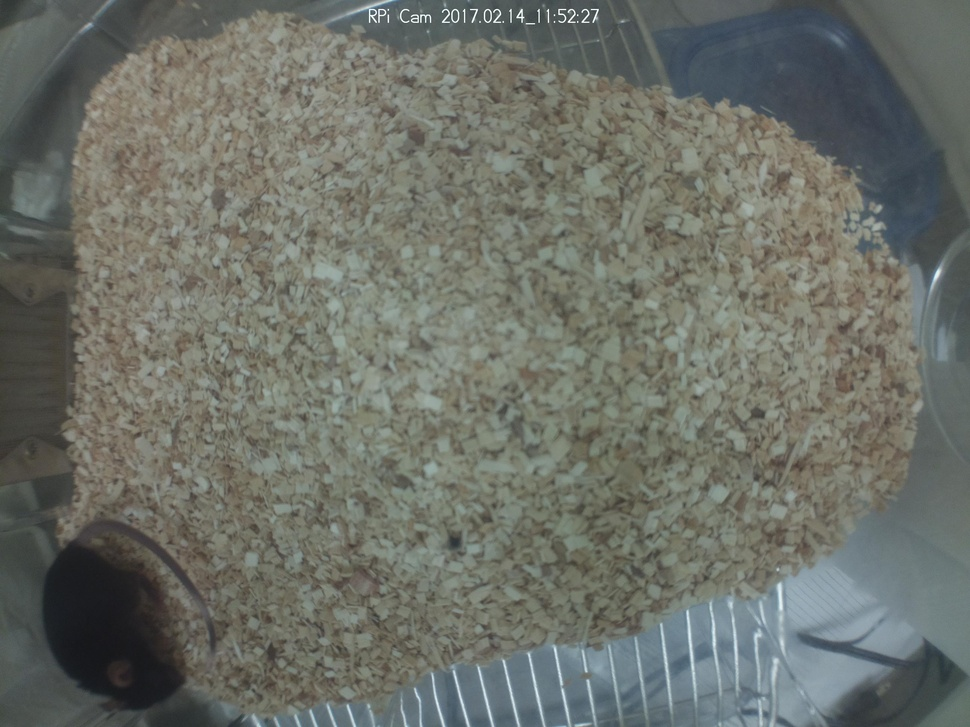
#> input picture Python code/track animal/mouse2.jpg, 970 x 727 px, shrunk from 2592 x 1944 before the run
$ python Test_TH.py   (older library calls are emulated)
#> lines starting #> are read from the running program, lines starting #| are printed output that depends on the picture; after the words box and inside, x2 and y2 are one past the last pixel; in counts of white or black regions, pixels touching at a corner belong together
# USAGE
# program to read a reference frame and check if the threshold value of the animal is correct for given conditions

import numpy as np
import cv2
import glob, os, sys, time, datetime


BGR_COLOR = {'red': (0,0,255),
        'green': (127,255,0),
        'blue': (255,127,0),
        'yellow': (0,127,255),
        'black': (0,0,0),
        'white': (255,255,255)}
threshanimal = 40
thresh_maxValue = 255
name = ""

# read a reference frame
frameGray = cv2.imread("mouse2.jpg")
#> frameGray is the input picture: shape (727, 970, 3); mean B, G, R 104.3, 112, 108.6
src = cv2.cvtColor(frameGray, cv2.COLOR_BGR2GRAY)

# invert binary
th, dst = cv2.threshold(src, threshanimal, thresh_maxValue, cv2.THRESH_BINARY_INV)
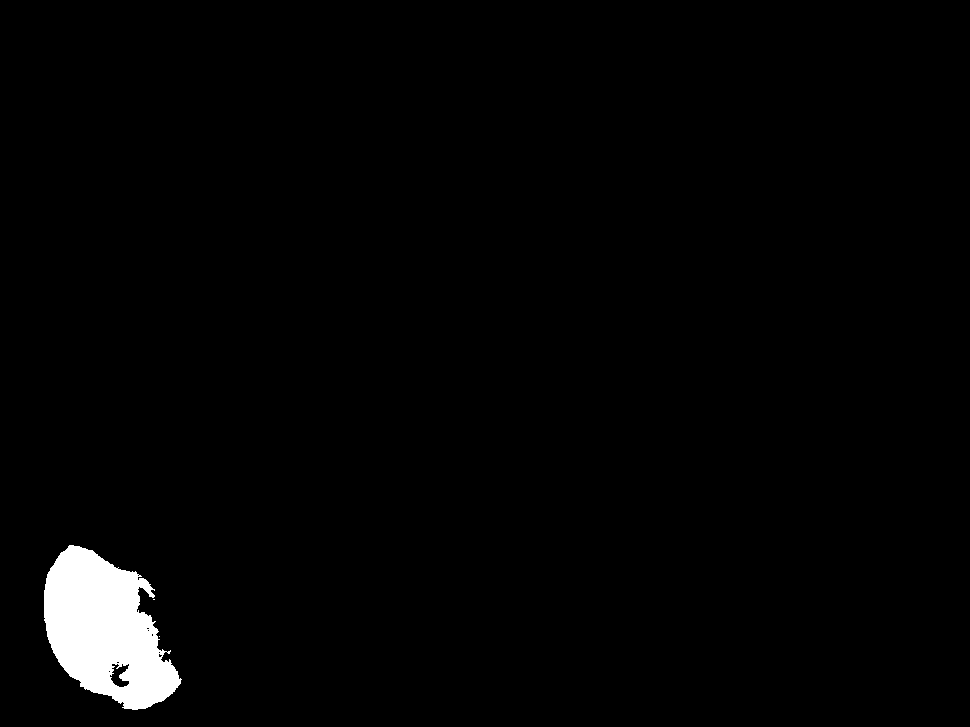
#> dst: shape (727, 970); 2% white; 3 white regions (2 under 20 px)
#> th = 40
img2 , contours, hierarchy = cv2.findContours(dst,cv2.RETR_TREE, cv2.CHAIN_APPROX_NONE)
#> contours = 12 contours, 10 with area under 20; largest, box (x1, y1, x2, y2) and area: (44, 545, 182, 710) 14214, (109, 663, 130, 688) 293
ca = max(contours, key =cv2.contourArea)
#> ca = contour of 547 points, box (x1, y1, x2, y2) (44, 545, 182, 710), area 14214

M=cv2.moments(ca)
#> M = moments, m00 14214.5, centre m10/m00, m01/m00 = (104.9, 630)
x = int(M['m10']/M['m00'])
#> x = 104
y = int(M['m01']/M['m00'])
#> y = 630
print("x value is"  + repr(x) + "y value is"  + repr(y))
#| x value is104y value is630

cv2.drawContours(frameGray, [ca], 0, BGR_COLOR['green'], 2, cv2.LINE_AA)
cv2.circle(frameGray, (x,y), 25, BGR_COLOR['white'], -1)
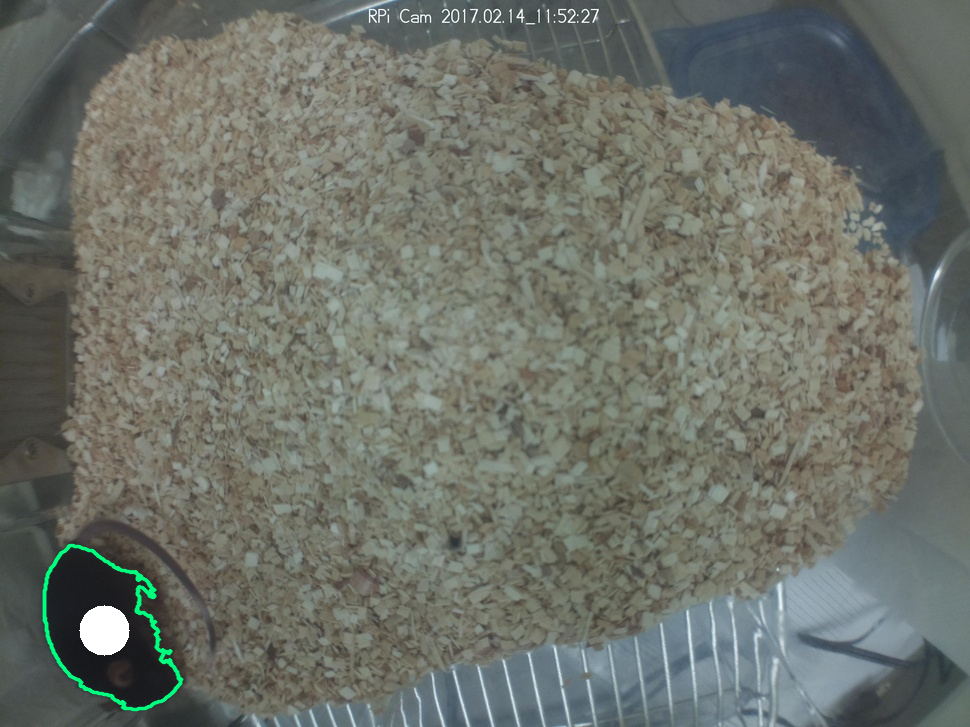
#> frameGray: shape (727, 970, 3); mean B, G, R 105.2, 113.3, 109.1
cv2.namedWindow('image', cv2.WINDOW_NORMAL)
cv2.imshow('image',frameGray)
# save detected animal with centroid
cv2.imwrite('mousedetected_centroid.jpg', frameGray)
cv2.waitKey(0)

cv2.destroyAllWindows()
